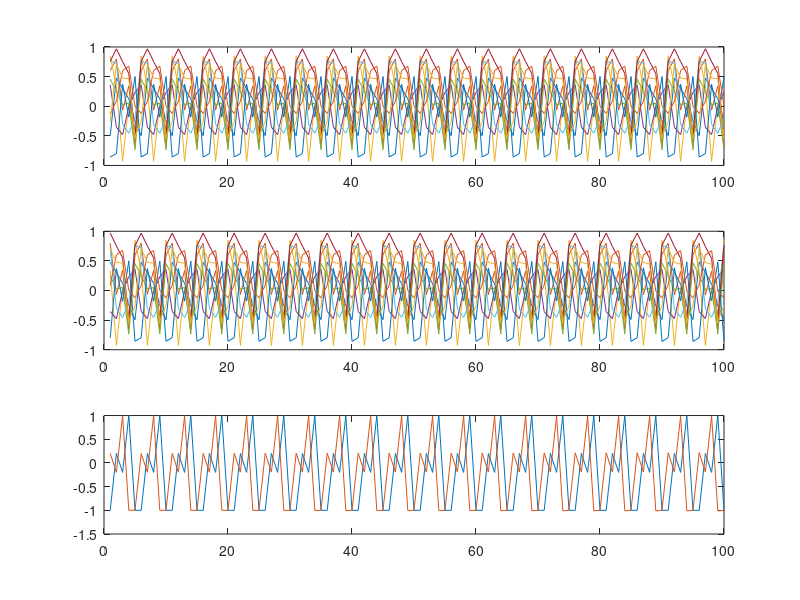

The MATLAB source for this figure:
% Clear previous workspace
clear all;
clc;

% Set the rendom number seed
seed = 14;
rng(seed);

% Input, reservoir, output dimensions
res_size = 100;
expand_size = 1000;
in_dim = 1;
out_dim = 1;

% Training/testing/washout size
train_size = 300;
washout_size = 100;
test_size = 100;

% Scaling parameters
gf_scale = 1;
w_in_scale = 1;
bias_scale = 0.3;

% Regularizer
reg = 1e-2;

% Leaking rate
a = 1;

% Randomly initialize g and g from a uniform distribution(-1,1)
g = 2 * rand(res_size, expand_size) - 1;
f = 2 * rand(expand_size, res_size) - 1;

% Compute scaling parameters for g and f
prod = g * f;
spec_rad_prod = max(abs(eigs(prod)));
real_scale = sqrt(gf_scale / spec_rad_prod);

% Scale G and F
g = real_scale .* g;
f = real_scale .* f;

% Compute and scale w_in
w_in = 2 * rand(res_size, in_dim) - 1;
w_in = w_in_scale .* w_in;

% Compute and scale the bias
bias = 2 * rand(res_size, 1) - 1;
bias = bias_scale .* bias;

% Set teaching pattern generating functions(more than 1 pattern is required
% for this script to work)

% First pattern
pattprofile = [0 0 3 2 5]; % the integer-periodic pattern profile, will be
                           % normalized to range [-1 1]
pattLength = size(pattprofile,2);
maxVal = max(pattprofile); minVal = min(pattprofile);
pattprofile = 2 * (pattprofile - minVal) / (maxVal - minVal) - 1;
pattern{1} = @(n) (pattprofile(mod(n, pattLength)+1));

% Set pattern number and appertures
patt_number = 1;
apperture = [100];

% Containers for training d, w_out and rfcs.
d_z = [];
d_p = [];
w_r = [];
w_p = [];
c_z_patt = [];
c_z = cell(1, patt_number);
internal_training = [];

% Initialize reservoir state and expanded state
r = zeros(res_size, 1);
z = zeros(expand_size, 1);

% Run the network on all patterns
for i = 1:patt_number
    % Get current pattern generator
    curr_patt = pattern{i};
    for j = 1:train_size
        r_old = r;
        p = curr_patt(j);
        r = (1-a) * r + a * tanh(g * z + w_in * p + bias);
        z = f * r;
        if j > washout_size
            d_z = [d_z z_old];
            d_p = [d_p (w_in * p)];
            w_r = [w_r r_old];
            w_p = [w_p p];
            c_z_patt = [c_z_patt z];
        end;
        z_old = z;
    end;
    c_z{i} = c_z_patt;
end;

% Compute d using ridge regression
d = inv(d_z * d_z' + reg * eye(expand_size)) * d_z * d_p';
d = d';

mean_abs_d = mean(mean(abs(d)));

% Compute w_out using ridge regression
w_out = inv(w_r * w_r' + reg * eye(res_size)) * w_r * w_p';
w_out = w_out';

mean_abss_w_out = mean(abs(w_out));

% Compute the random feature conceptors
c = cell(1, patt_number);
for i = 1:patt_number
    z_square = c_z{i}.^2;
    square_mean = mean(z_square, 2);
    c{i} = square_mean .* (square_mean + apperture(i)^-2).^-1;
end;

% Test run with 1 pattern only

y = zeros(test_size, 1);

internal_testing = zeros(res_size, test_size);

for j = 1:test_size
    r = (1 - a) * r + a * tanh(g * z + d * z + bias);
    internal_testing(:, j) = r;
    y(j) = w_out * r;
    z = c{1} .* (f * r);
end;

correct_output = zeros(test_size, 1);
for i = 1:test_size
    correct_output(i) = pattern{1}(i);
end;

figure(1);
subplot(3,1,1);
plot(w_r(1:10, 1:test_size)');
subplot(3,1,2);
plot(internal_testing(1:10, :)');
subplot(3,1,3);
plot(1:test_size, correct_output, 1:test_size, y);

